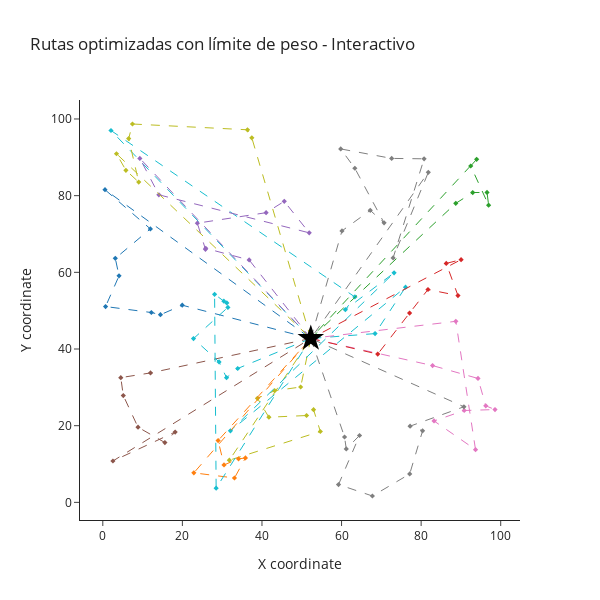

The notebook cell saved with this chart:
### Code cell
plot_routes(route_summaries, warehouse)

### Figure 1 — Plotly figure (JSON) as saved in the notebook; plotly's stock layout.template omitted (floating-point values rounded to 4 significant figures)
{"data": [{"hoverinfo": "text", "hoverlabel": {"bgcolor": "#7f7f7f"}, "line": {"color": "#7f7f7f", "dash": "dash", "width": 1}, "marker": {"size": 4, "symbol": "diamond"}, "mode": "lines+markers", "name": "Route 1", "text": ["Route 1<br>Warehouse<br>Total weight: 964 kg", "Route 1<br>Point 5<br>Weight: 133 kg<br>Total weight: 964 kg", "Route 1<br>Point 78<br>Weight: 148 kg<br>Total weight: 964 kg", "Route 1<br>Point 38<br>Weight: 77 kg<br>Total weight: 964 kg", "Route 1<br>Point 57<br>Weight: 165 kg<br>Total weight: 964 kg", "Route 1<br>Point 28<br>Weight: 71 kg<br>Total weight: 964 kg", "Route 1<br>Point 98<br>Weight: 112 kg<br>Total weight: 964 kg", "Route 1<br>Point 60<br>Weight: 67 kg<br>Total weight: 964 kg", "Route 1<br>Point 44<br>Weight: 84 kg<br>Total weight: 964 kg", "Route 1<br>Point 63<br>Weight: 107 kg<br>Total weight: 964 kg", "Route 1<br>Warehouse<br>Total weight: 964 kg"], "type": "scatter", "x": [52.27, 60.11, 67.21, 70.69, 63.34, 59.79, 72.6, 80.74, 72.96, 81.8, 52.27], "y": [42.75, 70.81, 76.16, 72.9, 87.15, 92.19, 89.71, 89.61, 63.76, 86.07, 42.75]}, {"hoverinfo": "text", "hoverlabel": {"bgcolor": "#bcbd22"}, "line": {"color": "#bcbd22", "dash": "dash", "width": 1}, "marker": {"size": 4, "symbol": "diamond"}, "mode": "lines+markers", "name": "Route 2", "text": ["Route 2<br>Warehouse<br>Total weight: 994 kg", "Route 2<br>Point 71<br>Weight: 179 kg<br>Total weight: 994 kg", "Route 2<br>Point 10<br>Weight: 177 kg<br>Total weight: 994 kg", "Route 2<br>Point 31<br>Weight: 100 kg<br>Total weight: 994 kg", "Route 2<br>Point 65<br>Weight: 153 kg<br>Total weight: 994 kg", "Route 2<br>Point 86<br>Weight: 114 kg<br>Total weight: 994 kg", "Route 2<br>Point 94<br>Weight: 115 kg<br>Total weight: 994 kg", "Route 2<br>Point 25<br>Weight: 82 kg<br>Total weight: 994 kg", "Route 2<br>Point 61<br>Weight: 74 kg<br>Total weight: 994 kg", "Route 2<br>Warehouse<br>Total weight: 994 kg"], "type": "scatter", "x": [52.27, 49.72, 43.19, 38.87, 41.74, 51.21, 52.97, 54.67, 31.8, 52.27], "y": [42.75, 30.09, 29.12, 27.13, 22.21, 22.65, 24.19, 18.49, 11.01, 42.75]}, {"hoverinfo": "text", "hoverlabel": {"bgcolor": "#17becf"}, "line": {"color": "#17becf", "dash": "dash", "width": 1}, "marker": {"size": 4, "symbol": "diamond"}, "mode": "lines+markers", "name": "Route 3", "text": ["Route 3<br>Warehouse<br>Total weight: 925 kg", "Route 3<br>Point 6<br>Weight: 161 kg<br>Total weight: 925 kg", "Route 3<br>Point 81<br>Weight: 109 kg<br>Total weight: 925 kg", "Route 3<br>Point 73<br>Weight: 153 kg<br>Total weight: 925 kg", "Route 3<br>Point 2<br>Weight: 124 kg<br>Total weight: 925 kg", "Route 3<br>Point 83<br>Weight: 106 kg<br>Total weight: 925 kg", "Route 3<br>Point 47<br>Weight: 95 kg<br>Total weight: 925 kg", "Route 3<br>Point 20<br>Weight: 177 kg<br>Total weight: 925 kg", "Route 3<br>Warehouse<br>Total weight: 925 kg"], "type": "scatter", "x": [52.27, 2.058, 63.35, 60.96, 73.2, 32.08, 76.08, 68.42, 52.27], "y": [42.75, 96.99, 53.58, 50.27, 59.87, 18.65, 56.13, 44.02, 42.75]}, {"hoverinfo": "text", "hoverlabel": {"bgcolor": "#e377c2"}, "line": {"color": "#e377c2", "dash": "dash", "width": 1}, "marker": {"size": 4, "symbol": "diamond"}, "mode": "lines+markers", "name": "Route 4", "text": ["Route 4<br>Warehouse<br>Total weight: 1000 kg", "Route 4<br>Point 32<br>Weight: 57 kg<br>Total weight: 1000 kg", "Route 4<br>Point 67<br>Weight: 163 kg<br>Total weight: 1000 kg", "Route 4<br>Point 70<br>Weight: 176 kg<br>Total weight: 1000 kg", "Route 4<br>Point 77<br>Weight: 75 kg<br>Total weight: 1000 kg", "Route 4<br>Point 75<br>Weight: 92 kg<br>Total weight: 1000 kg", "Route 4<br>Point 7<br>Weight: 148 kg<br>Total weight: 1000 kg", "Route 4<br>Point 89<br>Weight: 191 kg<br>Total weight: 1000 kg", "Route 4<br>Point 45<br>Weight: 98 kg<br>Total weight: 1000 kg", "Route 4<br>Warehouse<br>Total weight: 1000 kg"], "type": "scatter", "x": [52.27, 82.87, 94.29, 96.24, 98.57, 90.83, 83.24, 93.67, 88.72, 52.27], "y": [42.75, 35.68, 32.32, 25.18, 24.21, 23.96, 21.23, 13.75, 47.22, 42.75]}, {"hoverinfo": "text", "hoverlabel": {"bgcolor": "#1f77b4"}, "line": {"color": "#1f77b4", "dash": "dash", "width": 1}, "marker": {"size": 4, "symbol": "diamond"}, "mode": "lines+markers", "name": "Route 5", "text": ["Route 5<br>Warehouse<br>Total weight: 976 kg", "Route 5<br>Point 14<br>Weight: 117 kg<br>Total weight: 976 kg", "Route 5<br>Point 76<br>Weight: 88 kg<br>Total weight: 976 kg", "Route 5<br>Point 21<br>Weight: 185 kg<br>Total weight: 976 kg", "Route 5<br>Point 64<br>Weight: 116 kg<br>Total weight: 976 kg", "Route 5<br>Point 84<br>Weight: 85 kg<br>Total weight: 976 kg", "Route 5<br>Point 50<br>Weight: 173 kg<br>Total weight: 976 kg", "Route 5<br>Point 46<br>Weight: 66 kg<br>Total weight: 976 kg", "Route 5<br>Point 37<br>Weight: 146 kg<br>Total weight: 976 kg", "Route 5<br>Warehouse<br>Total weight: 976 kg"], "type": "scatter", "x": [52.27, 19.97, 14.49, 12.2, 0.6952, 4.078, 3.143, 11.96, 0.5522, 52.27], "y": [42.75, 51.42, 48.95, 49.52, 51.07, 59.09, 63.64, 71.32, 81.55, 42.75]}, {"hoverinfo": "text", "hoverlabel": {"bgcolor": "#ff7f0e"}, "line": {"color": "#ff7f0e", "dash": "dash", "width": 1}, "marker": {"size": 4, "symbol": "diamond"}, "mode": "lines+markers", "name": "Route 6", "text": ["Route 6<br>Warehouse<br>Total weight: 906 kg", "Route 6<br>Point 55<br>Weight: 144 kg<br>Total weight: 906 kg", "Route 6<br>Point 19<br>Weight: 197 kg<br>Total weight: 906 kg", "Route 6<br>Point 90<br>Weight: 164 kg<br>Total weight: 906 kg", "Route 6<br>Point 40<br>Weight: 110 kg<br>Total weight: 906 kg", "Route 6<br>Point 42<br>Weight: 196 kg<br>Total weight: 906 kg", "Route 6<br>Point 54<br>Weight: 95 kg<br>Total weight: 906 kg", "Route 6<br>Warehouse<br>Total weight: 906 kg"], "type": "scatter", "x": [52.27, 28.98, 30.46, 34.11, 35.85, 33.09, 22.88, 52.27], "y": [42.75, 16.12, 9.767, 11.35, 11.59, 6.356, 7.698, 42.75]}, {"hoverinfo": "text", "hoverlabel": {"bgcolor": "#2ca02c"}, "line": {"color": "#2ca02c", "dash": "dash", "width": 1}, "marker": {"size": 4, "symbol": "diamond"}, "mode": "lines+markers", "name": "Route 7", "text": ["Route 7<br>Warehouse<br>Total weight: 943 kg", "Route 7<br>Point 99<br>Weight: 174 kg<br>Total weight: 943 kg", "Route 7<br>Point 56<br>Weight: 148 kg<br>Total weight: 943 kg", "Route 7<br>Point 18<br>Weight: 97 kg<br>Total weight: 943 kg", "Route 7<br>Point 26<br>Weight: 164 kg<br>Total weight: 943 kg", "Route 7<br>Point 91<br>Weight: 192 kg<br>Total weight: 943 kg", "Route 7<br>Point 27<br>Weight: 168 kg<br>Total weight: 943 kg", "Route 7<br>Warehouse<br>Total weight: 943 kg"], "type": "scatter", "x": [52.27, 88.71, 92.97, 96.56, 96.96, 92.47, 93.95, 52.27], "y": [42.75, 77.99, 80.81, 80.84, 77.51, 87.73, 89.48, 42.75]}, {"hoverinfo": "text", "hoverlabel": {"bgcolor": "#9467bd"}, "line": {"color": "#9467bd", "dash": "dash", "width": 1}, "marker": {"size": 4, "symbol": "diamond"}, "mode": "lines+markers", "name": "Route 8", "text": ["Route 8<br>Warehouse<br>Total weight: 979 kg", "Route 8<br>Point 80<br>Weight: 62 kg<br>Total weight: 979 kg", "Route 8<br>Point 23<br>Weight: 194 kg<br>Total weight: 979 kg", "Route 8<br>Point 92<br>Weight: 141 kg<br>Total weight: 979 kg", "Route 8<br>Point 79<br>Weight: 99 kg<br>Total weight: 979 kg", "Route 8<br>Point 53<br>Weight: 142 kg<br>Total weight: 979 kg", "Route 8<br>Point 13<br>Weight: 103 kg<br>Total weight: 979 kg", "Route 8<br>Point 68<br>Weight: 81 kg<br>Total weight: 979 kg", "Route 8<br>Point 34<br>Weight: 76 kg<br>Total weight: 979 kg", "Route 8<br>Point 95<br>Weight: 81 kg<br>Total weight: 979 kg", "Route 8<br>Warehouse<br>Total weight: 979 kg"], "type": "scatter", "x": [52.27, 36.78, 25.88, 25.79, 23.76, 41.04, 45.61, 51.88, 14.09, 9.31, 52.27], "y": [42.75, 63.23, 66.25, 66.0, 72.82, 75.56, 78.52, 70.3, 80.22, 89.72, 42.75]}, {"hoverinfo": "text", "hoverlabel": {"bgcolor": "#d62728"}, "line": {"color": "#d62728", "dash": "dash", "width": 1}, "marker": {"size": 4, "symbol": "diamond"}, "mode": "lines+markers", "name": "Route 9", "text": ["Route 9<br>Warehouse<br>Total weight: 915 kg", "Route 9<br>Point 88<br>Weight: 193 kg<br>Total weight: 915 kg", "Route 9<br>Point 48<br>Weight: 166 kg<br>Total weight: 915 kg", "Route 9<br>Point 93<br>Weight: 147 kg<br>Total weight: 915 kg", "Route 9<br>Point 59<br>Weight: 177 kg<br>Total weight: 915 kg", "Route 9<br>Point 41<br>Weight: 97 kg<br>Total weight: 915 kg", "Route 9<br>Point 96<br>Weight: 135 kg<br>Total weight: 915 kg", "Route 9<br>Warehouse<br>Total weight: 915 kg"], "type": "scatter", "x": [52.27, 69.09, 77.1, 81.72, 89.26, 86.31, 90.04, 52.27], "y": [42.75, 38.67, 49.38, 55.52, 53.93, 62.33, 63.31, 42.75]}, {"hoverinfo": "text", "hoverlabel": {"bgcolor": "#8c564b"}, "line": {"color": "#8c564b", "dash": "dash", "width": 1}, "marker": {"size": 4, "symbol": "diamond"}, "mode": "lines+markers", "name": "Route 10", "text": ["Route 10<br>Warehouse<br>Total weight: 956 kg", "Route 10<br>Point 66<br>Weight: 73 kg<br>Total weight: 956 kg", "Route 10<br>Point 30<br>Weight: 158 kg<br>Total weight: 956 kg", "Route 10<br>Point 74<br>Weight: 186 kg<br>Total weight: 956 kg", "Route 10<br>Point 29<br>Weight: 87 kg<br>Total weight: 956 kg", "Route 10<br>Point 3<br>Weight: 162 kg<br>Total weight: 956 kg", "Route 10<br>Point 8<br>Weight: 142 kg<br>Total weight: 956 kg", "Route 10<br>Point 49<br>Weight: 148 kg<br>Total weight: 956 kg", "Route 10<br>Warehouse<br>Total weight: 956 kg"], "type": "scatter", "x": [52.27, 11.99, 4.523, 5.148, 8.849, 15.6, 18.18, 2.542, 52.27], "y": [42.75, 33.76, 32.53, 27.86, 19.6, 15.6, 18.34, 10.79, 42.75]}, {"hoverinfo": "text", "hoverlabel": {"bgcolor": "#7f7f7f"}, "line": {"color": "#7f7f7f", "dash": "dash", "width": 1}, "marker": {"size": 4, "symbol": "diamond"}, "mode": "lines+markers", "name": "Route 11", "text": ["Route 11<br>Warehouse<br>Total weight: 986 kg", "Route 11<br>Point 16<br>Weight: 191 kg<br>Total weight: 986 kg", "Route 11<br>Point 11<br>Weight: 159 kg<br>Total weight: 986 kg", "Route 11<br>Point 87<br>Weight: 57 kg<br>Total weight: 986 kg", "Route 11<br>Point 15<br>Weight: 82 kg<br>Total weight: 986 kg", "Route 11<br>Point 85<br>Weight: 69 kg<br>Total weight: 986 kg", "Route 11<br>Point 39<br>Weight: 160 kg<br>Total weight: 986 kg", "Route 11<br>Point 58<br>Weight: 116 kg<br>Total weight: 986 kg", "Route 11<br>Point 36<br>Weight: 79 kg<br>Total weight: 986 kg", "Route 11<br>Point 52<br>Weight: 73 kg<br>Total weight: 986 kg", "Route 11<br>Warehouse<br>Total weight: 986 kg"], "type": "scatter", "x": [52.27, 60.75, 61.19, 64.52, 59.24, 67.76, 77.13, 80.37, 77.22, 90.76, 52.27], "y": [42.75, 17.05, 13.95, 17.44, 4.645, 1.659, 7.404, 18.66, 19.87, 24.93, 42.75]}, {"hoverinfo": "text", "hoverlabel": {"bgcolor": "#bcbd22"}, "line": {"color": "#bcbd22", "dash": "dash", "width": 1}, "marker": {"size": 4, "symbol": "diamond"}, "mode": "lines+markers", "name": "Route 12", "text": ["Route 12<br>Warehouse<br>Total weight: 961 kg", "Route 12<br>Point 1<br>Weight: 165 kg<br>Total weight: 961 kg", "Route 12<br>Point 69<br>Weight: 135 kg<br>Total weight: 961 kg", "Route 12<br>Point 35<br>Weight: 70 kg<br>Total weight: 961 kg", "Route 12<br>Point 17<br>Weight: 70 kg<br>Total weight: 961 kg", "Route 12<br>Point 82<br>Weight: 184 kg<br>Total weight: 961 kg", "Route 12<br>Point 4<br>Weight: 153 kg<br>Total weight: 961 kg", "Route 12<br>Point 22<br>Weight: 184 kg<br>Total weight: 961 kg", "Route 12<br>Warehouse<br>Total weight: 961 kg"], "type": "scatter", "x": [52.27, 37.45, 36.36, 7.455, 6.505, 9.029, 5.808, 3.439, 52.27], "y": [42.75, 95.07, 97.18, 98.69, 94.89, 83.53, 86.62, 90.93, 42.75]}, {"hoverinfo": "text", "hoverlabel": {"bgcolor": "#17becf"}, "line": {"color": "#17becf", "dash": "dash", "width": 1}, "marker": {"size": 4, "symbol": "diamond"}, "mode": "lines+markers", "name": "Route 13", "text": ["Route 13<br>Warehouse<br>Total weight: 987 kg", "Route 13<br>Point 97<br>Weight: 100 kg<br>Total weight: 987 kg", "Route 13<br>Point 43<br>Weight: 53 kg<br>Total weight: 987 kg", "Route 13<br>Point 12<br>Weight: 131 kg<br>Total weight: 987 kg", "Route 13<br>Point 62<br>Weight: 103 kg<br>Total weight: 987 kg", "Route 13<br>Point 51<br>Weight: 86 kg<br>Total weight: 987 kg", "Route 13<br>Point 24<br>Weight: 177 kg<br>Total weight: 987 kg", "Route 13<br>Point 9<br>Weight: 195 kg<br>Total weight: 987 kg", "Route 13<br>Point 33<br>Weight: 76 kg<br>Total weight: 987 kg", "Route 13<br>Point 72<br>Weight: 66 kg<br>Total weight: 987 kg", "Route 13<br>Warehouse<br>Total weight: 987 kg"], "type": "scatter", "x": [52.27, 33.9, 31.1, 29.21, 22.79, 31.44, 31.17, 30.42, 28.09, 28.48, 52.27], "y": [42.75, 34.92, 32.52, 36.64, 42.71, 50.86, 52.01, 52.48, 54.27, 3.689, 42.75]}, {"hoverinfo": "text", "marker": {"color": "black", "size": 20, "symbol": "star"}, "mode": "markers", "name": "Warehouse", "text": ["Warehouse"], "type": "scatter", "x": [52.27], "y": [42.75]}], "layout": {"height": 600, "hovermode": "closest", "showlegend": false, "title": {"text": "Rutas optimizadas con límite de peso - Interactivo"}, "width": 600, "xaxis": {"title": {"text": "X coordinate"}}, "yaxis": {"title": {"text": "Y coordinate"}}}}
